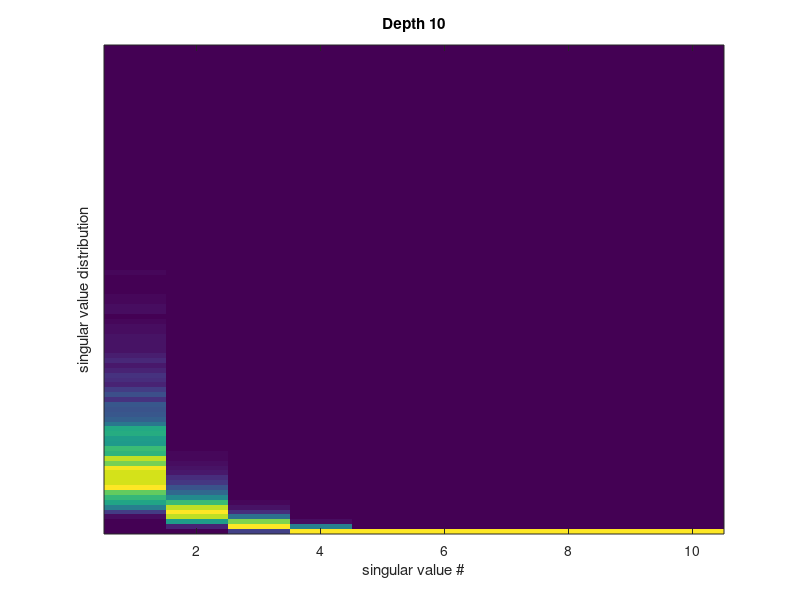

This chart was generated by the following MATLAB code:
% Code to characterize the distribution of the singular values as a
% function of number of products of independent Gaussian matrices.
%
% David Duvenaud
% August 2013

D = 10;    % Dimension of matrices
L = 10;   % Number of layers
n_samples = 4000;

lambdas = NaN(L, n_samples, D);
for i = 1:n_samples
    J = eye(D); 
    for l = 1:L;
        % Generate a random matrix.
        A = randn(D);
        J = J*A;
        
        % Do SVD decomp
        lambdas(l, i, :) = svd( J );
    end
    %fprintf('.');
end

% Show histograms of ratios of largest singular values to second-largest.

n_bins = 100;

for l = 1:L
    
    cur_image = NaN( n_bins, D );
    
    cur_lambdas = lambdas(l, :, :);
    hist_edges = linspace( 0, max(cur_lambdas(:)), n_bins);
        
    for d = 1:D
        % Make histogram
        counts = histc( squeeze( lambdas(l, :, d )), hist_edges);
        cur_image( :, d) = counts ./ max(counts);
    end
    %hist(ratios(l, :), 20); 
    imagesc(flipdim(cur_image, 1));
    xlabel( 'singular value #')
    ylabel( 'singular value distribution');
    set( gca, 'yTick', [] );
    title(['Depth ' int2str(l)]);
    pause;
    %median( ratios(l, :) )
end